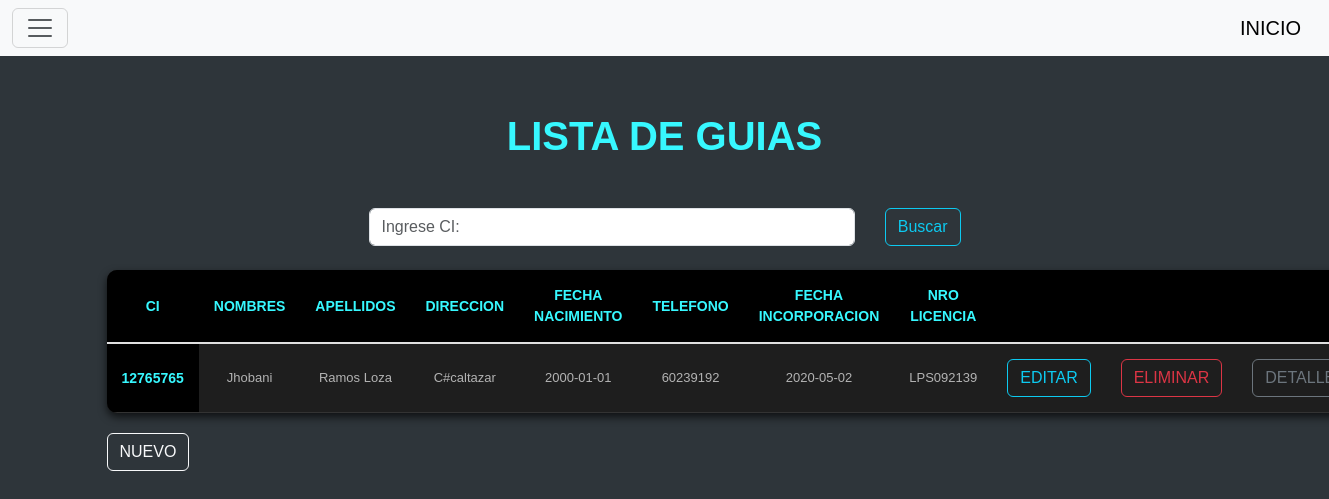
The page /guias (signed in) on the database its author committed.
### tables this page shows
CREATE TABLE guia(
        ci INTEGER PRIMARY KEY,
        nombres TEXT NOT NULL,
        apellidos TEXT NOT NULL,
        direccion TEXT NOT NULL,
        fecha_nacimiento DATE NOT NULL,
        telefono INTEGER NOT NULL,
        fecha_incorporacion DATE NOT NULL,
        nro_licencia TEXT NOT NULL
        );

### blueprints/guias/__init__.py (the view)
@guias_bp.route("/guias")
@login_required
def index():
    conn=sqlite3.connect("urban_maps.db")
    conn.row_factory=sqlite3.Row
    cur=conn.cursor()
    cur.execute("SELECT * FROM guia ORDER BY fecha_incorporacion DESC")
    afiliados=cur.fetchall()
    return render_template("index_afiliado.html",afiliados=afiliados)

### blueprints/guias/__init__.py (called while the page is built)
def login_required(f):
    @wraps(f)
    def decorated_function(*args, **kwargs):
        if 'id_user' not in session:
            return redirect("/login")
        return f(*args, **kwargs)
    return decorated_function

### blueprints/guias/templates/index_afiliado.html (shortened to what this page needs)
{% include 'header.html' %}
<div class="container mt-4">
  <h1 class="fw-bold">LISTA DE GUIAS</h1>
<br>
<form action="{{ url_for('guias.buscar_afi') }}" method="POST" class="mb-4">
  <br>
  <div class="row g-2 align-items-center">
      <div class="search-container">
          <input type="text" name="termino" id="termino" class="form-control"
                 value="{{ termino | default('') }}" placeholder="Ingrese CI:" required>
          <button type="submit" class="btn btn-outline-info">Buscar</button>
      </div>
  </div>
</form>
<table class="tabla-gris">
    <thead>
      <tr>
        <th scope="col">CI</th>
        <th scope="col">NOMBRES</th>
        <th scope="col">APELLIDOS</th>
        <th scope="col">DIRECCION</th>
        <th scope="col">FECHA NACIMIENTO</th>
        <th scope="col">TELEFONO</th>
        <th scope="col">FECHA INCORPORACION</th>
        <th scope="col">NRO LICENCIA</th>
        <th></th>
        <th></th>
        <th></th>
      </tr>
    </thead>
    <tbody class="table-group-divider">
        {% for item in afiliados %}
      <tr>
        <th scope="row">{{item['ci']}}</th>
        <td>{{item['nombres']}}</td>
        <td>{{item['apellidos']}}</td>
        <td>{{item['direccion']}}</td>
        <td>{{item['fecha_nacimiento']}}</td>
        <td>{{item['telefono']}}</td>
        <td>{{item['fecha_incorporacion']}}</td>
        <td>{{item['nro_licencia']}}</td>
        <td>
          <a href="/edit/{{item.ci}}" class="btn btn-outline-info">EDITAR</a>
        </td>
        <td>
          <a href="/borrar/{{item.ci}}" onclick="return(confirm('Esta seguro?'))" class="btn btn-outline-danger">ELIMINAR</a>
        </td>
        <td>
          <a href="{{url_for('guias.detalle_afiliado', ci=item.ci)}}" class="btn btn-outline-secondary">DETALLES</a>
        </td>
      </tr>
        {% endfor %}
    </tbody>
  </table>
  <div >
    <a href="{{url_for('guias.afiliado_crear')}}" class="btn btn-outline-light" >NUEVO</a>
  </div>
{% include 'footer.html' %}

### templates/header.html (style rules this page uses)
body { font-family: sans-serif; margin: 40px; background-color: #2e353a; color: #e0e0e0; }
h1 { text-align: center; color: #37f8ff; }
table { width: 80%; margin: 20px auto; border-collapse: collapse; background-color: #1e1e1e; border-radius: 10px; overflow: hidden; box-shadow: 0 4px 8px rgba(0, 0, 0, 0.7); }
th, td { padding: 15px; text-align: center; border-bottom: 1px solid #333; }
th { background-color: #000000; color: #37f8ff; text-transform: uppercase; font-size: 14px; }
tr:nth-child(odd) { background-color: #1e1e1e; }
td { font-size: 13px; color: #b3b3b3; }
.search-container { display: flex; align-items: center; gap: 30px; max-width: 600px; margin: 0 auto; }
.search-container input { flex: 1; }

### rows shown on the page
guia: ci "12765765", nombres "Jhobani", apellidos "Ramos Loza", direccion "C#caltazar", fecha_nacimiento "2000-01-01", telefono "60239192", fecha_incorporacion "2020-05-02", nro_licencia "LPS092139"
